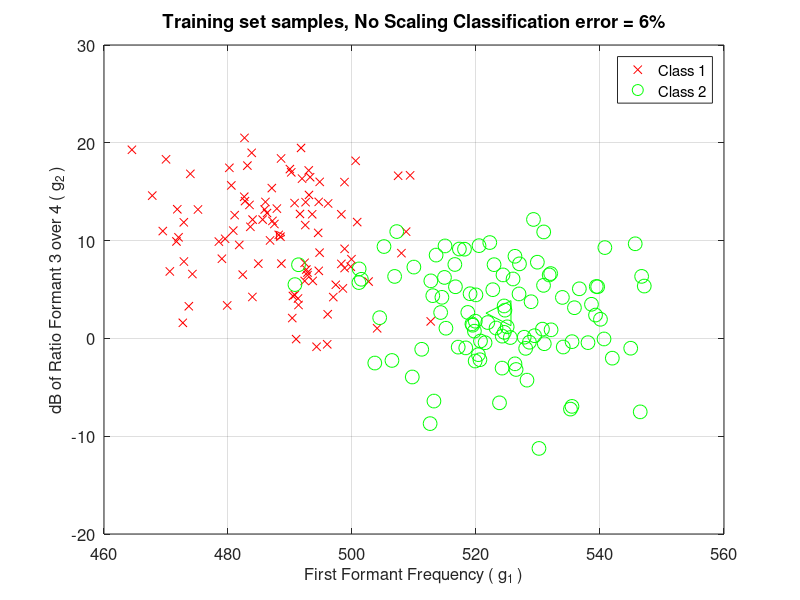
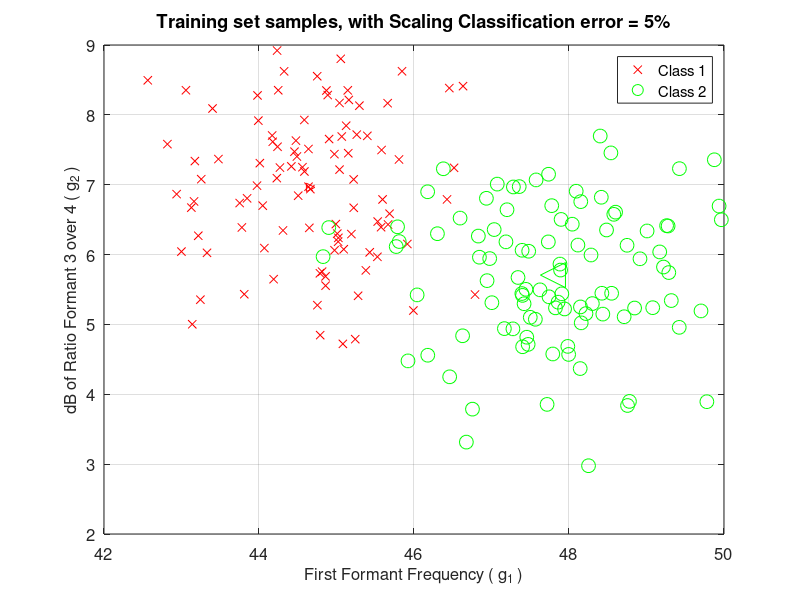

Recreate these plots in MATLAB, in order.
%  This script simulates data for a classification problem by creating
%  a 2 element mean feature vector corresponding to 2 classes
%  and generating correlated gaussian variations about these means to
%  simulate sample variations in each class (differing only in the
%  means of their features, the covaraince matrix for both classes is
%  the same).
%  The first set of simulated data represents the training sets used
%  to derive the template vectors and the covaraince matrix. These
%  2 items with a decision rule form the classifier.
%  Two implementations are used, with and without scaling of by 
%  the inverse covariance matrix.
%  The second data set is generated independently to see how well
%  the classifier generalizes from the training data.  The mean
%  feature vectors and covaraince estimated from the training 
%  data is applied to the test data.
%  Feature graphs are created with classification error estimates
%  on the training data to observe the impact of each step
%  For the testing only the classification error precent is presented
%  to compare performance of the classifier with and without scaling.
%
%    Written by Kevin D. Donohue (donohue@engr.uky.edu) April 19, 2008


clear all
%  Number for training samples
trnnum =100;
%  Number for testing samples
tstnum = 300;
%  True mean values of feature vectors
m1 = [489; 10];  %  For simulation sake pretend first element is formant frequency 1 
m2 = [525; 3];   %   and second element is dB ratio between next 2 formant amplitudes
%  Underlying covariance describing power and correlation of feature value 
%  fluctuations
cv = [110, -sqrt(50); -sqrt(50) 26];   %  Off-diagonal terms imply a correlation
                                       % between features, diagonal terms are
                                       % the varainces of each feature
%  Training data generation
f1 = randn(2,trnnum);  % Generate zero-mean uncorrelated fluctuations for class 1 
f2 = randn(2,trnnum);   % Generate zero-mean uncorrelated fluctuations for class 2
%  This is tricky.  The covariance is variance (power) and we need
%  amplitude (RMS) to scale the noise values.  We can't take the square root
%  directly because correlation bewteen difference samples can be negative.
%  so we will use the singualr value decompostion  .....
[u,s,v] = svd(cv);  %  Decompose Covariance with SVD (eigenvalue and vector decomposition)
stdcv = v*sqrt(s)*u';  % recompose with values proportional to std rather than variance
%  Scale independent noise values to set power levels and introduce correlation
f1p = stdcv*f1 + m1*ones(1,length(f1));  %  Add mean template for each sample of class 1
f2p = stdcv*f2 + m2*ones(1,length(f2));  %  Add mean tmplate for each sample of class 2

%  Plot simulated traning features 
figure
plot(f1p(1,:),f1p(2,:),'xr',f2p(1,:),f2p(2,:),'og','MarkerSize', 10)
set(gca,'FontSize',12);
xlabel('First Formant Frequency ( g_1 )','FontSize',12)
ylabel('dB of Ratio Formant 3 over 4 ( g_2 )','FontSize',12)
grid
hold on
%  Build classifier without scaling
mu1 = mean(f1p,2);  %  Template for class 1
mu2 = mean(f2p,2);  %  Template for class 2
%  Plot template vectors as triangles
plot(mu1(1,:),mu1(2,:),'>r',mu2(1,:),mu2(2,:),'<g','MarkerSize', 18);
legend({'Class 1' 'Class 2'})
%  Apply minimum distance classifier with no scaling to class 1 samples
%  (Training set)
d11 = sqrt(sum((f1p-mu1*ones(1,length(f1))).^2));  % compare class 1 samples with template 1
d12 = sqrt(sum((f1p-mu2*ones(1,length(f1))).^2));  % compare class 1 samples with template 2
%  Find all the incorrect classification (note all should be closest to
%  class 1 templte for this case)
cd1 = find(d11 > d12);  %  Length of cd1 is the number of mis-classifications

%  Apply minimum distance classifier with no scaling to class 2 samples
%  (Training set)
d21 = sqrt(sum((f2p-mu1*ones(1,length(f2))).^2));
d22 = sqrt(sum((f2p-mu2*ones(1,length(f2))).^2));
%  Find all the incorrect classification (note all should be closest to
%  class 2 templte for this case)
cd2 = find(d22 > d21); %  Length of cd1 is the number of mis-classifications
%  Overall classification error with scaling
classerr = 100*(length(cd1)+length(cd2))/(length(f2) + length(f1));
title(['Training set samples, No Scaling Classification error = ' num2str(classerr) '%'])
hold off

%  scale distances by covariance matrix

%  Compute covariance matrix for each class and assume variations
%  over each class is statistically the same.  Note since means
%  are different in each class so these must be removed within each class
%  before computing the covariance matrix.  This can be done
%  with matlab COV command applied to each class as shown below:

covtot = (cov(f1p')+cov(f2p'))/2;  % Average covariances from each class together
cinv = inv(covtot);  % Take inverse

%  Scale feature for the sake of the plot only
[u,s,v] = svd(cinv);  %  Make proportional the inverse standard deviations
stdcinv = v*sqrt(s)*u';
%  Scale all features by the inverse covanance matrix (std version)
f1pws = stdcinv*(f1p); % Scale feature vectors by inverse covariance (STD)
f2pws = stdcinv*(f2p);  
%  find the new mean vectors in terms of the scaled features
smu1 = mean(f1pws,2);
smu2 = mean(f2pws,2);

%  Plot features after scaling
figure
plot(f1pws(1,:),f1pws(2,:),'xr',f2pws(1,:),f2pws(2,:),'og','MarkerSize', 10)
set(gca,'FontSize',12);
xlabel('First Formant Frequency ( g_1 )','FontSize',12)
ylabel('dB of Ratio Formant 3 over 4 ( g_2 )','FontSize',12)
grid
hold on
%  Plot scaled template vectors
plot(smu1(1,:),smu1(2,:),'>r',smu2(1,:),smu2(2,:),'<g','MarkerSize', 18);
legend({'Class 1' 'Class 2'})

%  Apply minimum scaled distance classifier with scaling to class 1 samples
%  (Training set)
d11ws = zeros(1,trnnum);  % Initalize distance vectors with zeros since we index these in a loop
d12ws = zeros(1,trnnum); 
d21ws = zeros(1,trnnum);
d22ws = zeros(1,trnnum);
%  Apply minimum distance classifier with scaling to class 2 samples
%  (Training set)

%  Class 1 distances to each template
for k=1:trnnum
    d11ws(k) = (f1p(:,k)-mu1)'*cinv*(f1p(:,k)-mu1);  % compare class 1 samples with template 1
    d12ws(k) = (f1p(:,k)-mu2)'*cinv*(f1p(:,k)-mu2);  % compare class 1 samples with template 2
end
%  Find all the incorrect classifications (note all should be closest to
%  class 1 templte for this case)
cd1s = find(d11ws > d12ws);  %  Length of cd1s is the number of mis-classifications

% Class 2 distances to each template
for k=1:trnnum
    d21ws(k) = (f2p(:,k)-mu1)'*cinv*(f2p(:,k)-mu1);  % compare class 2 samples with template 1
    d22ws(k) = (f2p(:,k)-mu2)'*cinv*(f2p(:,k)-mu2);  % compare class 2 samples with template 2
end
%  Find all the incorrect classifications (note all should be closest to
%  class 2 templte for this case)
cd2s = find(d22ws > d21ws); %  Length of cd2s is the number of mis-classifications
%  Overall classification error with scaling
classerrws = 100*(length(cd1s)+length(cd2s))/(length(f2) + length(f1));
title(['Training set samples, with Scaling Classification error = ' num2str(classerrws) '%'])
hold off


%  TESTING  - Simulate independent data
%  Apply testing data to classifier without scaling

%  Generate test data and directly apply the classifiers with and without
%  scaling and present the results
f1 = randn(2,tstnum);  % Generate zero-mean uncorrelated fluctuations for class 1 
f2 = randn(2,tstnum);   % Generate zero-mean uncorrelated fluctuations for class 2
[u,s,v] = svd(cv);  %  Decompose Covaraiance with SVD (eigenvalue and vector decomposition)
stdcv = v*sqrt(s)*u';  % recompose with values proportional to std rather than variance
%  Scale independent noise values to set power levels and introduce correlation
f1p = stdcv*f1 + m1*ones(1,length(f1));  %  Add mean template for each sample of class 1
f2p = stdcv*f2 + m2*ones(1,length(f2));  %  Add mean tmplate for each sample of class 2

%  Apply minimum distance classifier with no scaling to class 1 samples
%  (Testing set)
d11 = sqrt(sum((f1p-mu1*ones(1,length(f1))).^2));  % compare class 1 samples with template 1
d12 = sqrt(sum((f1p-mu2*ones(1,length(f1))).^2));  % compare class 1 samples with template 2
%  Find all the correct classification (note all should be closest to
%  class 1 templte for this case)
cd1 = find(d11 > d12);  %  Length of cd1 is the number of mis-classifications

%  Apply minimum distance classifier with no scaling to class 2 samples
%  (Training set)
d21 = sqrt(sum((f2p-mu1*ones(1,length(f2))).^2));
d22 = sqrt(sum((f2p-mu2*ones(1,length(f2))).^2));
%  Find all the correct classification (note all should be closest to
%  class 2 templte for this case)
cd2 = find(d22 > d21); %  Length of cd1 is the number of mis-classifications
%  Overall classification error with scaling
classerrtst = 100*(length(cd1)+length(cd2))/(length(f2) + length(f1));

%  Testing data with scaled classifier distances

%  Apply minimum scaled distance classifier with scaling to class 1 samples
%  (Training set)
d11ws = zeros(1,tstnum);  % Initalize distance vectors
d12ws = zeros(1,tstnum); 
d21ws = zeros(1,tstnum);
d22ws = zeros(1,tstnum);
%  Class 1 distances to each template
for k=1:tstnum
    d11ws(k) = (f1p(:,k)-mu1)'*cinv*(f1p(:,k)-mu1);  % compare class 1 samples with template 1
    d12ws(k) = (f1p(:,k)-mu2)'*cinv*(f1p(:,k)-mu2);  % compare class 1 samples with template 2
end
%  Find all the incorrect classifications (note all should be closest to
%  class 1 templte for this case)
cd1s = find(d11ws > d12ws);  %  Length of cd1s is the number of mis-classifications

%  Apply minimum distance classifier with scaling to class 2 samples
%  (Training set)
% Class 2 distances to each template
for k=1:tstnum
    d21ws(k) = (f2p(:,k)-mu1)'*cinv*(f2p(:,k)-mu1);  % compare class 2 samples with template 1
    d22ws(k) = (f2p(:,k)-mu2)'*cinv*(f2p(:,k)-mu2);  % compare class 2 samples with template 2
end
%  Find all the incorrect classifications (note all should be closest to
%  class 2 templte for this case)
cd2s = find(d22ws > d21ws); %  Length of cd2s is the number of mis-classifications
%  Overall classification error with scaling
classerrtstws = 100*(length(cd1s)+length(cd2s))/(length(f2) + length(f1));
mstr = {['Classification error without scaling = ' num2str(classerrtst) '%'] ...
         ['Classification error with scaling = ' num2str(classerrtstws) '%']};
h = msgbox(mstr, 'Error Report for Test Data');
